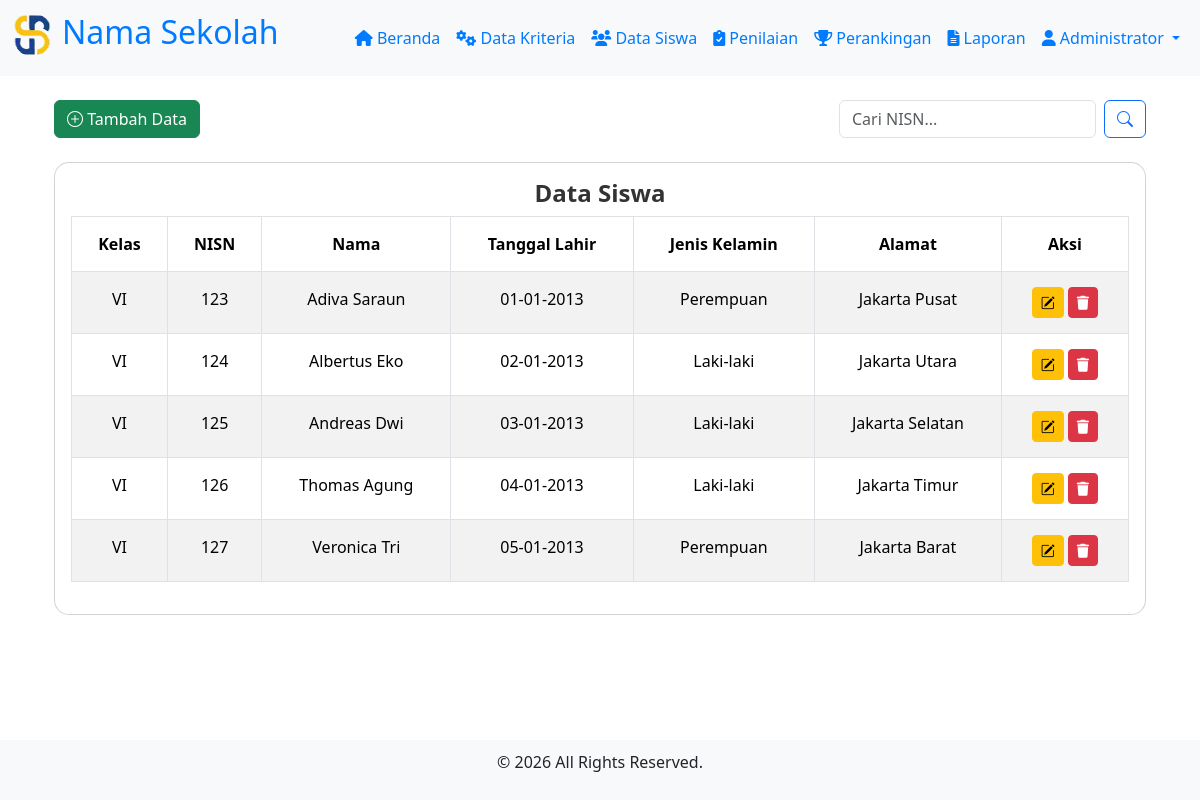
Page /menu.php?page=siswa (signed in) on the earlier database version.
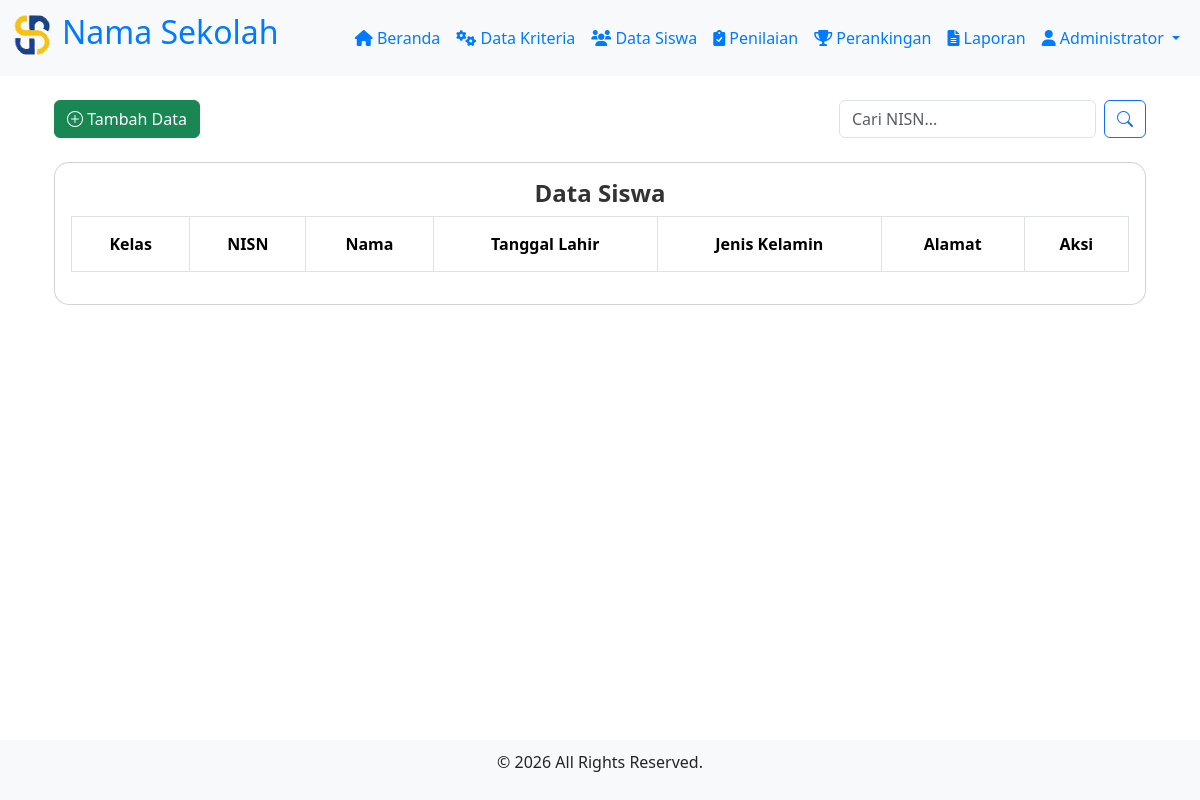
Same page on the later database version.
### tables this page shows
CREATE TABLE `siswa` (
  `nisn` varchar(20) NOT NULL,
  `kelas` varchar(5) NOT NULL,
  `nama` varchar(50) NOT NULL,
  `tanggal_lahir` date NOT NULL,
  `jenis_kelamin` varchar(15) NOT NULL,
  `alamat` varchar(100) NOT NULL
);

### siswa.php (the view, shortened to what this page needs)
<?php
    include 'connection.php';
    $search_nisn = '';
    $query = "SELECT * FROM siswa WHERE nisn LIKE '%$search_nisn%' ORDER BY FIELD(kelas, 'I', 'II', 'III', 'IV', 'V', 'VI'), nama ASC";
    $result = mysqli_query($koneksi, $query);
?>
<!DOCTYPE html>
<html lang="id">
<head>
    <link href="https://cdn.jsdelivr.net/npm/bootstrap@5.3.3/dist/css/bootstrap.min.css" rel="stylesheet">
    <link rel="stylesheet" href="https://cdn.jsdelivr.net/npm/bootstrap-icons/font/bootstrap-icons.css">
</head>
<body>
    <div class="container">
        <div class="d-flex justify-content-between mb-4">
            <button class="btn btn-success" data-bs-toggle="modal" data-bs-target="#tambahModal">
                <i class="bi bi-plus-circle"></i> Tambah Data
            </button>
            <form method="POST" class="d-flex align-items-center" style="max-width: 400px;">
                <input type="text" name="search_nisn" class="form-control me-2" placeholder="Cari NISN..." value="<?php echo $search_nisn; ?>">
                <button type="submit" class="btn btn-outline-primary">
                    <i class="bi bi-search"></i>
                </button>
            </form>
        </div>
        <div class="card">
            <div class="card-body">
                <h4>Data Siswa</h4>
                <div class="table-responsive">
                    <table class="table table-bordered table-striped table-hover">
                        <thead>
                            <tr>
                                <th>Kelas</th>
                                <th>NISN</th>
                                <th>Nama</th>
                                <th>Tanggal Lahir</th>
                                <th>Jenis Kelamin</th>
                                <th>Alamat</th>
                                <th>Aksi</th>
                            </tr>
                        </thead>
                        <tbody>
                            <?php while ($row = mysqli_fetch_assoc($result)): ?>
                                <tr>
                                    <td><?php echo htmlspecialchars($row['kelas']); ?></td>
                                    <td><?php echo htmlspecialchars($row['nisn']); ?></td>
                                    <td><?php echo htmlspecialchars($row['nama']); ?></td>
                                    <td><?php echo date('d-m-Y', strtotime($row['tanggal_lahir'])); ?></td>
                                    <td><?php echo htmlspecialchars($row['jenis_kelamin']); ?></td>
                                    <td><?php echo htmlspecialchars($row['alamat']); ?></td>
                                    <td>
                                        <button class="btn btn-warning btn-sm" data-bs-toggle="modal" data-bs-target="#ubahModal" data-nisn="<?php echo $row['nisn']; ?>" data-kelas="<?php echo $row['kelas']; ?>" data-nama="<?php echo $row['nama']; ?>" data-tanggal_lahir="<?php echo $row['tanggal_lahir']; ?>" data-jenis_kelamin="<?php echo $row['jenis_kelamin']; ?>" data-alamat="<?php echo $row['alamat']; ?>">
                                            <i class="bi bi-pencil-square"></i>
                                        </button>
                                        <a href="siswa.php?hapus=<?php echo $row['nisn']; ?>" onclick="return confirm('Yakin Hapus Data?')" class="btn btn-danger btn-sm">
                                            <i class="fas fa-trash"></i>
                                        </a>
                                    </td>
                                </tr>
                            <?php endwhile; ?>
                        </tbody>
                    </table>
                </div>
            </div>
        </div>
    </div>
</body>
</html>

Differences in the rows shown:
removed siswa: kelas "VI", nisn "123", nama "Adiva Saraun", tanggal_lahir "01-01-2013", jenis_kelamin "Perempuan", alamat "Jakarta Pusat"
removed siswa: kelas "VI", nisn "124", nama "Albertus Eko", tanggal_lahir "02-01-2013", jenis_kelamin "Laki-laki", alamat "Jakarta Utara"
removed siswa: kelas "VI", nisn "125", nama "Andreas Dwi", tanggal_lahir "03-01-2013", jenis_kelamin "Laki-laki", alamat "Jakarta Selatan"
removed siswa: kelas "VI", nisn "126", nama "Thomas Agung", tanggal_lahir "04-01-2013", jenis_kelamin "Laki-laki", alamat "Jakarta Timur"
removed siswa: kelas "VI", nisn "127", nama "Veronica Tri", tanggal_lahir "05-01-2013", jenis_kelamin "Perempuan", alamat "Jakarta Barat"
